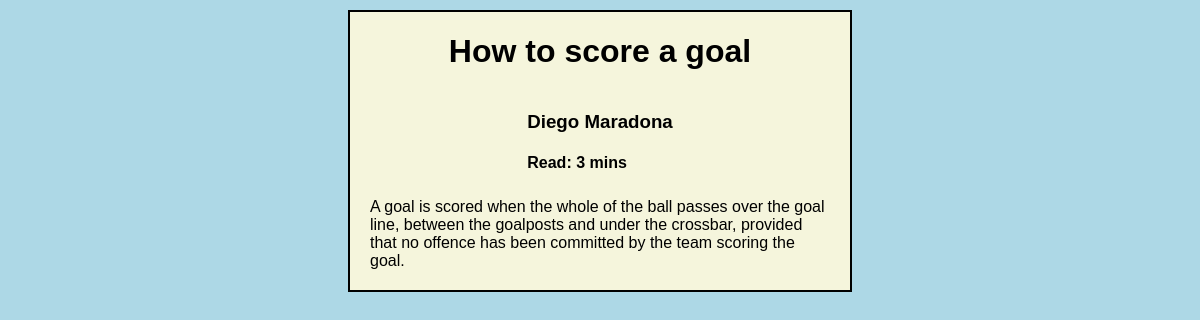
The page /blogapp/view/2 on the database its author committed.
### blogapp/models.py (models this page shows, shortened)
class Blog(models.Model):
    title = models.CharField(max_length=40)
    author = models.CharField(max_length=30)
    time = models.IntegerField()
    post = models.TextField()

### blogapp/views.py (the view)
# urls.py: path('view/<int:pk>', views.blog_view, name='blog_post'),
def blog_view(request, pk, template_name='blogpost.html'):
    blog = get_object_or_404(Blog, pk=pk)
    return render(request, template_name, {'object': blog})

### templates/blogpost.html
<!DOCTYPE html>
<html>
<head>
    {% load static %}
    <link rel="stylesheet" href="{%static 'blogpost.css'%}" type="text/css">
</head>
<body>
    <div class="blog">
        <div class="title">
            <h1> {{object.title}} </h1>
        </div>
        <div class="info">
            <h3> {{ object.author }} </h3>
            <h4> Read: {{ object.time }} mins</h4>
        </div>
        <div class="post">
            {{ object.post }}
        </div>
    </div>
</body>
</html>

### static/blogpost.css (style rules this page uses)
body { display: flex; background-color: lightblue; flex-flow: column wrap; align-content: center; padding: 5px; margin: 5px; }
.blog { display: grid; width: 500px; align-content: center; justify-items: center; flex-flow: column wrap; background-color: beige; font-family: Arial; border: black 2px solid; grid: 1 fr 1 fr 5 fr / 1 fr 1 fr 1 fr; }
.title { grid-area: 1 / 1 / 2 / span 2; }
.info h3 { grid-area: 2 / 1 / 3 / 2; }
.info h4 { grid-area: 2 / 3 / 3 / 4; }
.post { grid-row-start: 3; padding: 5px 20px; padding-bottom: 20px; }

### rows shown on the page
Blog: title "How to score a goal", author "Diego Maradona", time "3", post "A goal is scored when the whole of the ball passes over the goal line, between the goalposts and under the crossbar, provided that no offence has been committed by the team scoring the goal."
